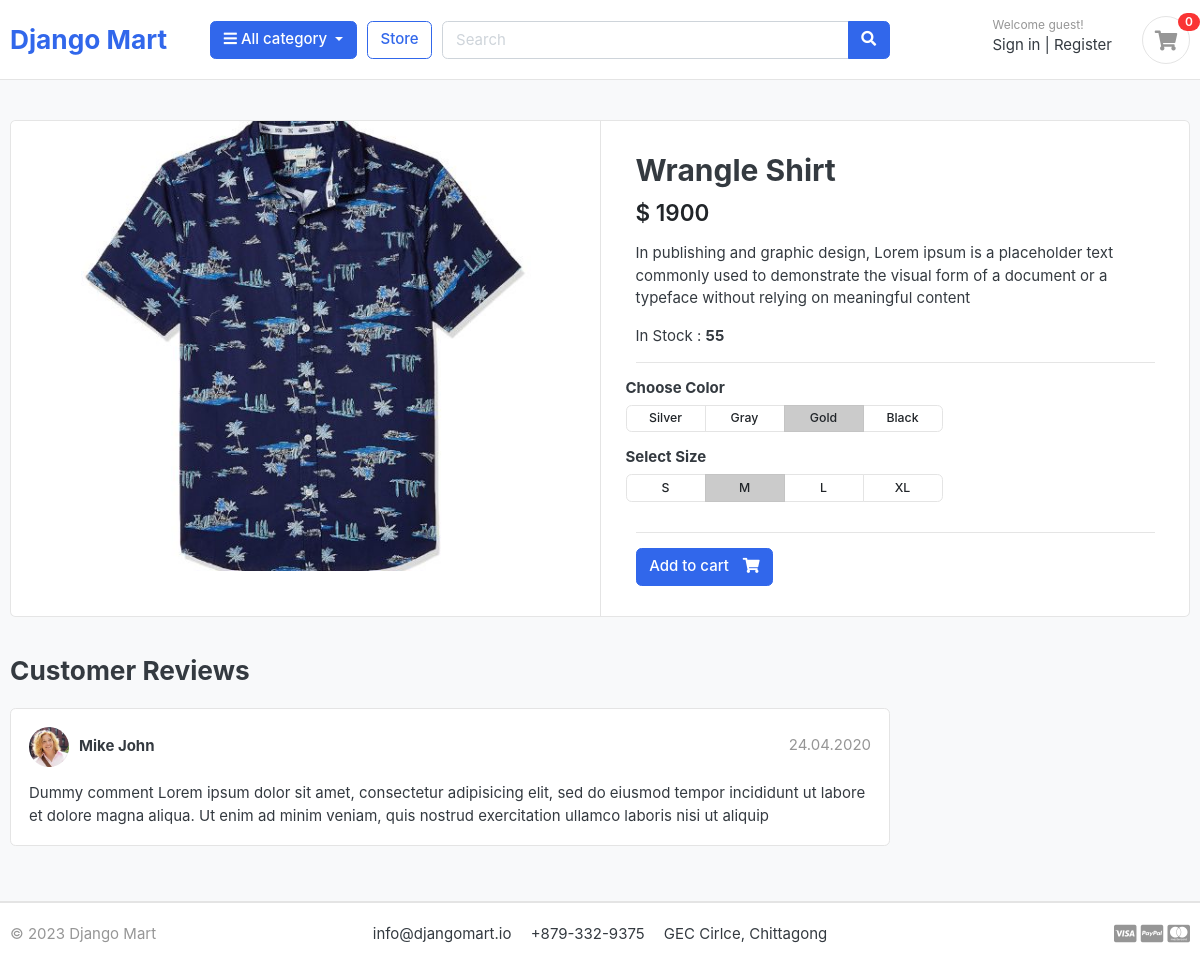
Screenshot of /store/category/mens-shirt/wrangle-shirt/ with the database file from the repository.
### store/models.py (models this page shows, shortened)
class Product(models.Model):
    product_name = models.CharField(max_length=100, unique=True)
    slug = models.SlugField(max_length=200, unique=True)
    description = models.TextField(max_length=500, blank=True)
    price = models.IntegerField()
    image = models.ImageField(upload_to='photos/products')
    stock = models.IntegerField()
    is_available = models.BooleanField(default=True)
    category = models.ForeignKey(Category, on_delete=models.CASCADE)
    created_date = models.DateTimeField(auto_now_add=True)
    modified_date = models.DateTimeField(auto_now=True)

### store/views.py (the view)
# urls.py: path('category/<slug:category_slug>/<slug:product_slug>/', views.product_details, name='product_details'),
def product_details(request, category_slug, product_slug):
    single_product = Product.objects.get(slug = product_slug, category__slug = category_slug)
    context = {
        'product': single_product
    }
    return render(request, 'store/product-detail.html', context)

### store/templates/store/product-detail.html (shortened to what this page needs)
{% extends "base.html" %}
{% block content %}
<section class="section-content padding-y bg">
	<div class="container">
		<div class="card">
			<div class="row no-gutters">
				<aside class="col-md-6">
					<article class="gallery-wrap">
						<div class="img-big-wrap">
							<a href="#"><img src="{{product.image.url}}"></a>
						</div>
					</article>
				</aside>
				<main class="col-md-6 border-left">
					<article class="content-body">
						<h2 class="title">{{product.product_name}}</h2>
						<div class="mb-3">
							<var class="price h4">$ {{product.price}}</var>
						</div>
						<p>{{product.description}}</p>
						<p>In Stock : <strong>{{product.stock}}</strong></p>
						<hr>
						<div class="row">
							<div class="item-option-select">
								<h6>Choose Color</h6>
								<div class="btn-group btn-group-sm btn-group-toggle" data-toggle="buttons">
									<label class="btn btn-light">
										<input type="radio" name="radio_color"> Silver
									</label>
									<label class="btn btn-light">
										<input type="radio" name="radio_color"> Gray
									</label>
									<label class="btn btn-light active">
										<input type="radio" name="radio_color checked"> Gold
									</label>
									<label class="btn btn-light">
										<input type="radio" name="radio_color"> Black
									</label>
								</div>
							</div>
						</div>
						<div class="row">
							<div class="item-option-select">
								<h6>Select Size</h6>
								<div class="btn-group btn-group-sm btn-group-toggle" data-toggle="buttons">
									<label class="btn btn-light">
										<input type="radio" name="radio_color"> S
									</label>
									<label class="btn btn-light active">
										<input type="radio" name="radio_color" checked> M
									</label>
									<label class="btn btn-light">
										<input type="radio" name="radio_color"> L
									</label>
									<label class="btn btn-light">
										<input type="radio" name="radio_color"> XL
									</label>
								</div>
							</div>
						</div>
						<hr>
						<form method="post">
							<a href="{% url 'add_to_cart' product.id %}" class="btn  btn-primary" type="submit"> <span
									class="text">Add to
									cart</span>
								<i class="fas fa-shopping-cart"></i> </a>
						</form>
					</article>
				</main>
			</div>
		</div>
		<br>
		<div class="row">
			<div class="col-md-9">
				<header class="section-heading">
					<h3>Customer Reviews </h3>
				</header>
				<article class="box mb-3">
					<div class="icontext w-100">
						<img src="./images/avatars/avatar1.jpg" class="img-xs icon rounded-circle">
						<div class="text">
							<span class="date text-muted float-md-right">24.04.2020 </span>
							<h6 class="mb-1">Mike John </h6>
						</div>
					</div>
					<div class="mt-3">
						<p>
							Dummy comment Lorem ipsum dolor sit amet, consectetur adipisicing elit, sed do eiusmod
							tempor incididunt ut labore et dolore magna aliqua. Ut enim ad minim veniam,
							quis nostrud exercitation ullamco laboris nisi ut aliquip
						</p>
					</div>
				</article>
			</div>
		</div>
	</div>
</section>
{% endblock content %}

### static/css/ui.css (style rules this page uses)
html { font-family: "Inter", sans-serif; font-size: 15px; }
.content-body { flex: 1 1 auto; padding: 2rem 2.3rem; }
.img-xs, .img-sm, .img-md, .img-lg { -o-object-fit: cover; object-fit: cover; flex-shrink: 0; flex-grow: 0; }
.img-xs { width: 40px; height: 40px; }
.padding-y { padding-top: 40px; padding-bottom: 40px; }
var { font-style: normal; }
article:after, .form-group:after { display: block; clear: both; content: ""; }
.bg { background-color: #f8f9fa; }
.section-heading { margin-bottom: 20px; margin-top: 15px; }
p:last-child { margin-bottom: 0; }
.btn-light { background-color: #fff; border-color: #e4e4e4; }
.btn .text + i { margin-left: 10px; }
.icontext { display: inline-flex; align-items: center; vertical-align: middle; }
.icontext .text { width: 100%; line-height: 1.2; }
.icontext .icon { position: relative; margin-right: 10px; flex-shrink: 0; flex-grow: 0; }
.price { font-weight: 600; color: #212529; }
.box { padding: 18px; background: #fff; border-radius: 0.37rem; border: 1px solid #e4e4e4; }
.box img { max-width: 100%; }
.gallery-wrap .img-big-wrap { margin-bottom: 10px; border-radius: 0.37rem; overflow: hidden; background-color: #fff; }
.gallery-wrap .img-big-wrap a { text-align: center; display: block; }
.gallery-wrap .img-big-wrap img { height: 450px; width: auto; display: inline-block; }
.item-option-select { margin-bottom: 1rem; display: inline-block; margin-right: 15px; }
.item-option-select .btn { min-width: 80px; }

### rows the page displays
Product: image (picture), product_name "Wrangle Shirt", price "1900", description "In publishing and graphic design, Lorem ipsum is a placeholder text commonly used to demonstrate the visual form of a document or a typeface without relying on meaningful content", stock "55"
